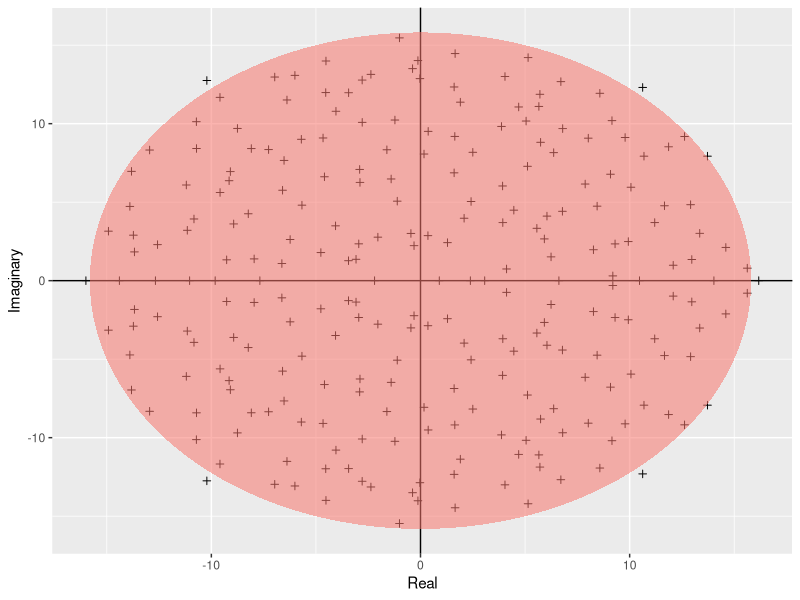

Here is the R script that generated this plot:
require(reshape2)
require(ggplot2)


# Plotting Girko's law simulation
build_ellipse <- function(hradius, vradius){ # function that returns an ellipse
  npoints = 250
  a <- seq(0, 2 * pi, length = npoints + 1)
  x <- hradius * cos(a)
  y <- vradius * sin(a)  
  return(data.frame(x = x, y = y))
}

N <- 250 # Assign size of the matrix

M <- matrix(rnorm(N * N), N, N) # Build the matrix

eigvals <- eigen(M)$values # Find the eigenvalues

eigDF <- data.frame("Real" = Re(eigvals), "Imaginary" = Im(eigvals)) # Build a dataframe

my_radius <- sqrt(N) # The radius of the circle is sqrt(N)

ellDF <- build_ellipse(my_radius, my_radius) # Dataframe to plot the ellipse

names(ellDF) <- c("Real", "Imaginary") # rename the columns

# plot the eigenvalues
p <- ggplot(eigDF, aes(x = Real, y = Imaginary))
p <- p +
  geom_point(shape = I(3)) +
  theme(legend.position = "none")

# now add the vertical and horizontal line
p <- p + geom_hline(aes(yintercept = 0))
p <- p + geom_vline(aes(xintercept = 0))

# finally, add the ellipse
p <- p + geom_polygon(data = ellDF, aes(x = Real, y = Imaginary, alpha = 1/20, fill = "red"))

require(lattice)
pdf("../results/Girko.pdf")
p
graphics.off()